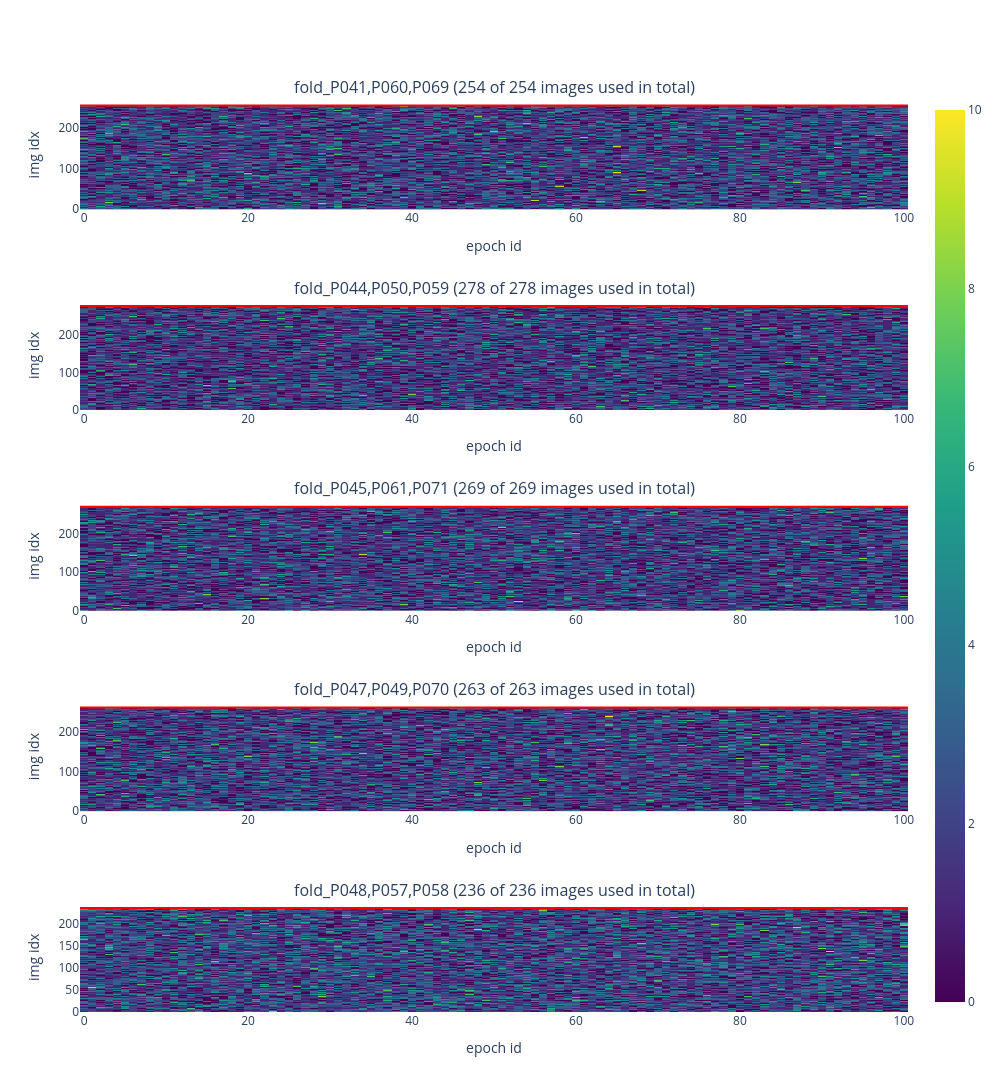

Notebook source saved alongside this figure:
### Markdown cell above
## Training Statistics
The following heatmaps visualize which images the network saw during training. On the $y$-axis is the sorted (by image name) list of images and on the $x$-axis we have the training epochs. For each fold and epoch, we can see how often the network saw a particular image. Usually, we want a random order of images, so if you have the feeling you are looking at a noise image, everything is fine :-)

### Code cell
if len(sorted(run_dir.rglob("trainings_stats.npz"))) > 0:
    fig = create_training_stats_figure(run_dir)
    fig.show()

### Figure 1 — Plotly figure (JSON) as saved in the notebook; plotly's stock layout.template omitted (floating-point values rounded to 4 significant figures; data arrays with more than 128 entries replaced by an {"elided": "..."} marker saying what was removed)
{"data": [{"coloraxis": "coloraxis", "type": "heatmap", "xaxis": "x", "yaxis": "y", "z": {"elided": "254x101 int values"}}, {"line": {"color": "red", "width": 2}, "mode": "lines", "type": "scatter", "x": [-0.5, 100.5], "xaxis": "x", "y": [254, 254], "yaxis": "y"}, {"coloraxis": "coloraxis", "type": "heatmap", "xaxis": "x2", "yaxis": "y2", "z": {"elided": "278x101 int values"}}, {"line": {"color": "red", "width": 2}, "mode": "lines", "type": "scatter", "x": [-0.5, 100.5], "xaxis": "x2", "y": [278, 278], "yaxis": "y2"}, {"coloraxis": "coloraxis", "type": "heatmap", "xaxis": "x3", "yaxis": "y3", "z": {"elided": "269x101 int values"}}, {"line": {"color": "red", "width": 2}, "mode": "lines", "type": "scatter", "x": [-0.5, 100.5], "xaxis": "x3", "y": [269, 269], "yaxis": "y3"}, {"coloraxis": "coloraxis", "type": "heatmap", "xaxis": "x4", "yaxis": "y4", "z": {"elided": "263x101 int values"}}, {"line": {"color": "red", "width": 2}, "mode": "lines", "type": "scatter", "x": [-0.5, 100.5], "xaxis": "x4", "y": [263, 263], "yaxis": "y4"}, {"coloraxis": "coloraxis", "type": "heatmap", "xaxis": "x5", "yaxis": "y5", "z": {"elided": "236x101 int values"}}, {"line": {"color": "red", "width": 2}, "mode": "lines", "type": "scatter", "x": [-0.5, 100.5], "xaxis": "x5", "y": [236, 236], "yaxis": "y5"}], "layout": {"annotations": [{"font": {"size": 16}, "showarrow": false, "text": "fold_P041,P060,P069 (254 of 254 images used in total)", "x": 0.5, "xanchor": "center", "xref": "paper", "y": 1, "yanchor": "bottom", "yref": "paper"}, {"font": {"size": 16}, "showarrow": false, "text": "fold_P044,P050,P059 (278 of 278 images used in total)", "x": 0.5, "xanchor": "center", "xref": "paper", "y": 0.78, "yanchor": "bottom", "yref": "paper"}, {"font": {"size": 16}, "showarrow": false, "text": "fold_P045,P061,P071 (269 of 269 images used in total)", "x": 0.5, "xanchor": "center", "xref": "paper", "y": 0.56, "yanchor": "bottom", "yref": "paper"}, {"font": {"size": 16}, "showarrow": false, "text": "fold_P047,P049,P070 (263 of 263 images used in total)", "x": 0.5, "xanchor": "center", "xref": "paper", "y": 0.34, "yanchor": "bottom", "yref": "paper"}, {"font": {"size": 16}, "showarrow": false, "text": "fold_P048,P057,P058 (236 of 236 images used in total)", "x": 0.5, "xanchor": "center", "xref": "paper", "y": 0.12, "yanchor": "bottom", "yref": "paper"}], "coloraxis": {"colorscale": [[0, "#440154"], [0.1111, "#482878"], [0.2222, "#3e4989"], [0.3333, "#31688e"], [0.4444, "#26828e"], [0.5556, "#1f9e89"], [0.6667, "#35b779"], [0.7778, "#6ece58"], [0.8889, "#b5de2b"], [1, "#fde725"]]}, "height": 1250, "plot_bgcolor": "rgba(0,0,0,0)", "showlegend": false, "width": 1000, "xaxis": {"anchor": "y", "domain": [0, 1], "showgrid": false, "title": {"text": "epoch id"}}, "xaxis2": {"anchor": "y2", "domain": [0, 1], "title": {"text": "epoch id"}}, "xaxis3": {"anchor": "y3", "domain": [0, 1], "title": {"text": "epoch id"}}, "xaxis4": {"anchor": "y4", "domain": [0, 1], "title": {"text": "epoch id"}}, "xaxis5": {"anchor": "y5", "domain": [0, 1], "title": {"text": "epoch id"}}, "yaxis": {"anchor": "x", "domain": [0.88, 1], "showgrid": false, "title": {"text": "img idx"}}, "yaxis2": {"anchor": "x2", "domain": [0.66, 0.78], "title": {"text": "img idx"}}, "yaxis3": {"anchor": "x3", "domain": [0.44, 0.56], "title": {"text": "img idx"}}, "yaxis4": {"anchor": "x4", "domain": [0.22, 0.34], "title": {"text": "img idx"}}, "yaxis5": {"anchor": "x5", "domain": [0, 0.12], "title": {"text": "img idx"}}}}
